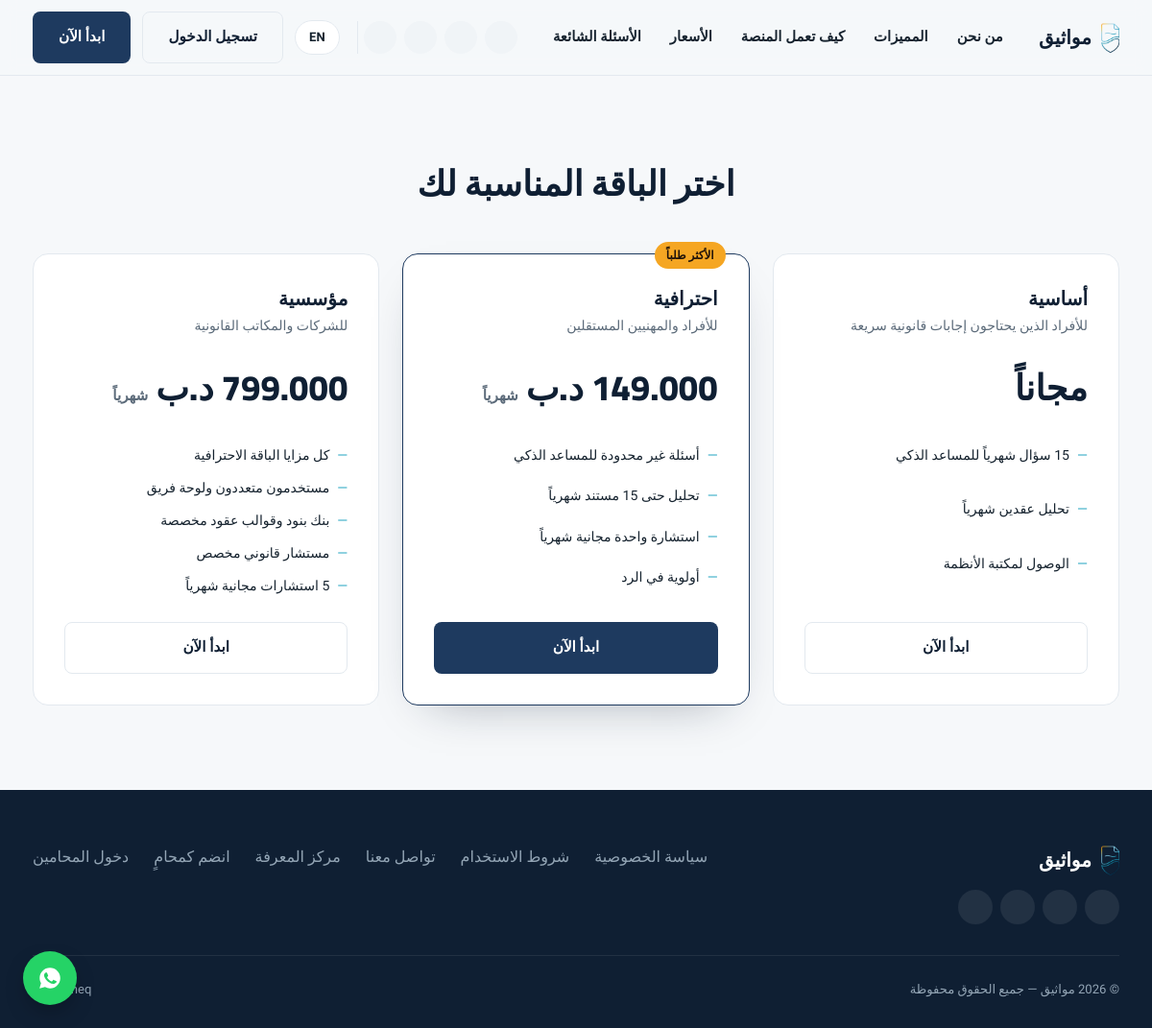
/pricing.php, run on the app's committed database.
### tables this page shows
CREATE TABLE IF NOT EXISTS plans (
    id INT UNSIGNED AUTO_INCREMENT PRIMARY KEY,
    name_ar VARCHAR(100) NOT NULL,
    name_en VARCHAR(100) NOT NULL,
    description_ar TEXT,
    description_en TEXT,
    price_monthly DECIMAL(12,3) NOT NULL DEFAULT 0,
    price_yearly DECIMAL(12,3) DEFAULT NULL,
    ai_queries_limit INT DEFAULT NULL,        
    document_analysis_limit INT DEFAULT NULL,
    consultations_included INT DEFAULT 0,
    is_corporate TINYINT(1) NOT NULL DEFAULT 0,
    is_featured TINYINT(1) NOT NULL DEFAULT 0,
    sort_order SMALLINT DEFAULT 0,
    status ENUM('active','hidden') NOT NULL DEFAULT 'active',
    created_at DATETIME NOT NULL DEFAULT CURRENT_TIMESTAMP
);

CREATE TABLE IF NOT EXISTS plan_features (
    id INT UNSIGNED AUTO_INCREMENT PRIMARY KEY,
    plan_id INT UNSIGNED NOT NULL,
    feature_ar VARCHAR(255) NOT NULL,
    feature_en VARCHAR(255) NOT NULL,
    sort_order SMALLINT DEFAULT 0,
    FOREIGN KEY (plan_id) REFERENCES plans(id) ON DELETE CASCADE
);

### lang/strings.php (called while the page is built, shortened)
<?php
function t(string $key): string {
    $lang = $_SESSION['lang'] ?? 'ar';
    return $GLOBALS['STRINGS'][$key][$lang] ?? $key;
}
function current_lang(): string {
    return $_SESSION['lang'] ?? 'ar';
}
function is_rtl(): bool {
    return current_lang() === 'ar';
}

### pricing.php (the view)
<?php
require_once __DIR__ . '/includes/header.php';
?>
<section class="section" id="corporate">
  <div class="container">
    <div class="section-head"><h2><?= t('pricing_title') ?></h2></div>
    <div class="pricing-grid">
      <?php
      $plans = $pdo->query("SELECT * FROM plans WHERE status='active' ORDER BY sort_order")->fetchAll();
      $featsStmt = $pdo->prepare("SELECT * FROM plan_features WHERE plan_id=? ORDER BY sort_order");
      foreach ($plans as $plan):
        $name = is_rtl() ? $plan['name_ar'] : $plan['name_en'];
        $desc = is_rtl() ? $plan['description_ar'] : $plan['description_en'];
        $featsStmt->execute([$plan['id']]);
        $feats = $featsStmt->fetchAll();
      ?>
      <div class="price-card <?= $plan['is_featured'] ? 'featured' : '' ?>">
        <?php if ($plan['is_featured']): ?><span class="pop-tag"><?= t('pricing_popular') ?></span><?php endif; ?>
        <h3><?= htmlspecialchars($name) ?></h3>
        <p style="font-size:.88rem"><?= htmlspecialchars($desc) ?></p>
        <div class="price-amount">
          <?= $plan['price_monthly'] > 0 ? number_format($plan['price_monthly'], 3) . ' ' . (is_rtl() ? 'د.ب' : 'BHD') : (is_rtl() ? 'مجاناً' : 'Free') ?>
          <?php if ($plan['price_monthly'] > 0): ?><span><?= t('pricing_monthly') ?></span><?php endif; ?>
        </div>
        <ul class="price-feats">
          <?php foreach ($feats as $f): ?><li><?= htmlspecialchars(is_rtl() ? $f['feature_ar'] : $f['feature_en']) ?></li><?php endforeach; ?>
        </ul>
        <a href="/register.php?plan=<?= $plan['id'] ?>" class="btn <?= $plan['is_featured'] ? 'btn-primary' : 'btn-outline' ?> btn-block"><?= t('pricing_choose') ?></a>
      </div>
      <?php endforeach; ?>
    </div>
  </div>
</section>
<?php require_once __DIR__ . '/includes/footer.php'; ?>

### includes/header.php (shortened to what this page needs)
<?php
require_once __DIR__ . '/../lang/strings.php';
require_once __DIR__ . '/site_social.php';
$lang = current_lang();
$dir  = is_rtl() ? 'rtl' : 'ltr';
?>
<!DOCTYPE html>
<html lang="<?= $lang ?>" dir="<?= $dir ?>">
<head>
<link rel="stylesheet" href="/assets/css/style.css">
</head>
<body class="lang-<?= $lang ?>">
<header class="site-header">
  <div class="container">
    <a href="/" class="brand"><img src="/assets/img/logo.webp" alt="<?= SITE_NAME_AR ?>"><span><?= is_rtl() ? SITE_NAME_AR : SITE_NAME_EN ?></span></a>
    <nav class="main-nav">
      <a href="/#about"><?= t('nav_about') ?></a>
      <a href="/#features"><?= t('nav_features') ?></a>
      <a href="/#how"><?= t('nav_how') ?></a>
      <a href="/#pricing"><?= t('nav_pricing') ?></a>
      <a href="/#faq"><?= t('nav_faq') ?></a>
    </nav>
    <div class="header-actions">
      <?php render_social_row('light', 14); ?>
      <a class="lang-switch" href="?lang=<?= $lang === 'ar' ? 'en' : 'ar' ?>"><?= $lang === 'ar' ? 'EN' : 'عربي' ?></a>
      <a href="/login.php" class="btn btn-outline"><?= t('nav_login') ?></a>
      <a href="/register.php" class="btn btn-primary"><?= t('nav_get_started') ?></a>
    </div>
  </div>
</header>

### includes/site_social.php (shortened to what this page needs)
<?php
function site_social_links(): array {
    return [
        ['name' => 'Instagram', 'url' => 'https://www.instagram.com/mawatheq.sa', 'icon' => 'instagram'],
        ['name' => 'TikTok',    'url' => 'https://www.tiktok.com/@mawatheq.sa',   'icon' => 'tiktok'],
        ['name' => 'X',         'url' => 'https://x.com/mawatheqsa',              'icon' => 'x'],
        ['name' => 'Facebook',  'url' => 'https://www.facebook.com/mawatheq.sa/', 'icon' => 'facebook'],
    ];
}
function social_icon_svg(string $icon, int $size = 16): string {
    $paths = [
        'instagram' => '<path d="M12 2c2.7 0 3.06.01 4.12.06 1.06.05 1.79.22 2.43.47.66.26 1.22.6 1.77 1.15.55.55.9 1.11 1.15 1.77.25.64.42 1.37.47 2.43.05 1.06.06 1.42.06 4.12s-.01 3.06-.06 4.12c-.05 1.06-.22 1.79-.47 2.43a4.9 4.9 0 0 1-1.15 1.77 4.9 4.9 0 0 1-1.77 1.15c-.64.25-1.37.42-2.43.47-1.06.05-1.42.06-4.12.06s-3.06-.01-4.12-.06c-1.06-.05-1.79-.22-2.43-.47a4.9 4.9 0 0 1-1.77-1.15 4.9 4.9 0 0 1-1.15-1.77c-.25-.64-.42-1.37-.47-2.43C2.01 15.06 2 14.7 2 12s.01-3.06.06-4.12c.05-1.06.22-1.79.47-2.43.26-.66.6-1.22 1.15-1.77a4.9 4.9 0 0 1 1.77-1.15c.64-.25 1.37-.42 2.43-.47C8.94 2.01 9.3 2 12 2zm0 3.6a6.4 6.4 0 1 0 0 12.8 6.4 6.4 0 0 0 0-12.8zm0 10.56a4.16 4.16 0 1 1 0-8.32 4.16 4.16 0 0 1 0 8.32zm6.66-10.82a1.5 1.5 0 1 1-3 0 1.5 1.5 0 0 1 3 0z"/>',
        'tiktok'   => '<path d="M16.6 5.82c-1-.9-1.6-2.15-1.6-3.52h-3.1v13.9c0 1.5-1.22 2.7-2.72 2.7a2.72 2.72 0 1 1 0-5.44c.25 0 .49.03.72.09V10.4a5.9 5.9 0 0 0-.72-.05A5.85 5.85 0 0 0 3.3 16.2a5.85 5.85 0 0 0 5.85 5.85c3.23 0 5.85-2.62 5.85-5.85V9.02a8.4 8.4 0 0 0 4.9 1.57V7.5a5.1 5.1 0 0 1-3.3-1.68z"/>',
        'x'        => '<path d="M18.9 3H22l-7.4 8.5L23.3 21H16.8l-5-6.5L6 21H2.9l7.9-9L2 3h6.7l4.6 6 5.6-6zm-1.2 16h1.7L7.4 5H5.6l12.1 14z"/>',
        'facebook' => '<path d="M13.5 21v-7.6h2.6l.4-3h-3v-1.9c0-.87.24-1.46 1.5-1.46h1.6V4.3C15.9 4.2 15 4.1 13.9 4.1c-2.3 0-3.9 1.4-3.9 4v2.3H7.4v3h2.6V21h3.5z"/>',
    ];
    $path = $paths[$icon] ?? '';
    return '<svg width="' . $size . '" height="' . $size . '" viewBox="0 0 24 24" style="width:' . $size . 'px;height:' . $size . 'px;display:block" fill="currentColor" aria-hidden="true">' . $path . '</svg>';
}
function render_social_row(string $variant = 'dark', int $size = 16): void {
    $isDark = $variant === 'dark';
    $circleBg   = $isDark ? 'rgba(255,255,255,.08)' : '#F0F4F7';
    $circleFg   = $isDark ? '#ffffff' : '#1E3A5F';
    $wrap       = $size + 20;
    echo '<div class="social-row social-row-' . $variant . '">';
    foreach (site_social_links() as $s) {
        echo '<a href="' . htmlspecialchars($s['url']) . '" target="_blank" rel="noopener" aria-label="' . htmlspecialchars($s['name']) . '"'
           . ' style="width:' . $wrap . 'px;height:' . $wrap . 'px;border-radius:50%;display:inline-flex;align-items:center;justify-content:center;background:' . $circleBg . ';color:' . $circleFg . ';flex:none">'
           . social_icon_svg($s['icon'], $size)
           . '</a>';
    }
    echo '</div>';
}

### includes/footer.php (shortened to what this page needs)
<?php
$wa = '966501453765';
try {
    $stmt = $pdo->query("SELECT setting_value FROM site_settings WHERE setting_key='whatsapp_number'");
    $row = $stmt->fetch();
    if ($row) $wa = $row['setting_value'];
} catch (Throwable $e) {  }
require_once __DIR__ . '/site_social.php';
?>
<footer class="site-footer">
  <div class="container">
    <div class="footer-grid">
      <div class="footer-brand">
        <a href="/" class="brand"><img src="/assets/img/logo.webp" alt="<?= SITE_NAME_AR ?>"><span><?= is_rtl() ? SITE_NAME_AR : SITE_NAME_EN ?></span></a>
      </div>
      <div class="footer-links">
        <a href="/privacy.php"><?= t('footer_privacy') ?></a>
        <a href="/terms.php"><?= t('footer_terms') ?></a>
        <a href="/contact.php"><?= t('footer_contact') ?></a>
        <a href="/knowledge.php"><?= t('feat6_title') ?></a>
        <a href="/join-lawyer.php"><?= t('lawyers_cta') ?></a>
        <a href="/lawyer-login.php"><?= is_rtl() ? 'دخول المحامين' : 'Lawyer Login' ?></a>
      </div>
    </div>
    <div class="footer-bottom">
      <span>&copy; <?= date('Y') ?> <?= SITE_NAME_AR ?> — <?= t('footer_rights') ?></span>
      <span>Mawatheq</span>
    </div>
  </div>
</footer>
<a class="wa-float" href="https://wa.me/<?= htmlspecialchars($wa) ?>" target="_blank" aria-label="WhatsApp">
</a>
</body>
</html>

### assets/css/style.css (style rules this page uses)
:root { --navy: #1E3A5F; --navy-dark: #0F1F33; --teal: #2BA8C4; --gold: #F5A623; --bg: #F6F8FA; --surface: #FFFFFF; --border: #E3E9EF; --text: #16232F; --text-muted: #5C6B7A; --success: #1E8E5A; --danger: #C7492A; --radius: 10px; --serif: 'Cairo', 'IBM Plex Sans Arabic', sans-serif; --body-font: 'IBM Plex Sans Arabic', 'IBM Plex Sans', sans-serif; }
* { box-sizing:border-box; }
html { scroll-behavior:smooth; }
body { margin:0; background:var(--bg); color:var(--text); font-family:var(--body-font); line-height:1.7; font-size:16px; }
h1,h2,h3,h4 { font-family:var(--serif); font-weight:800; color:var(--navy-dark); line-height:1.35; margin:0 0 .5em; }
h2 { font-size:clamp(1.6rem, 3vw, 2.3rem); }
h3 { font-size:1.25rem; }
p { margin:0 0 1em; color:var(--text-muted); }
a { color:inherit; text-decoration:none; }
img { max-width:100%; display:block; }
.container { max-width:1180px; margin:0 auto; padding:0 24px; }
.section { padding:88px 0; }
.section-head { max-width:640px; margin:0 auto 48px; text-align:center; }
.btn { display:inline-flex; align-items:center; justify-content:center; gap:8px; padding:13px 26px; border-radius:8px; font-weight:700; font-size:.95rem; border:1.5px solid transparent; cursor:pointer; transition:transform .15s ease, background .2s ease, border-color .2s ease; }
.btn-primary { background:var(--navy); color:#fff; }
.btn-outline { background:transparent; border-color:var(--border); color:var(--navy-dark); }
.btn-block { width:100%; }
.site-header { position:sticky; top:0; z-index:50; background:rgba(246,248,250,.9); backdrop-filter:blur(8px); border-bottom:1px solid var(--border); }
.site-header .container { display:flex; align-items:center; justify-content:space-between; height:78px; gap:24px; }
.brand { display:flex; align-items:center; gap:10px; font-family:var(--serif); font-weight:800; font-size:1.25rem; color:var(--navy-dark); }
.brand img { height:34px; width:auto; }
.main-nav { display:flex; align-items:center; gap:30px; }
.main-nav a { font-weight:600; font-size:.93rem; color:var(--text); }
.header-actions { display:flex; align-items:center; gap:12px; }
.lang-switch { border:1.5px solid var(--border); border-radius:20px; padding:6px 14px; font-weight:700; font-size:.82rem; cursor:pointer; background:#fff; }
.pricing-grid { display:grid; grid-template-columns:repeat(3,1fr); gap:24px; align-items:stretch; }
.price-card { background:var(--surface); border:1px solid var(--border); border-radius:16px; padding:32px; display:flex; flex-direction:column; }
.price-card.featured { border-color:var(--navy); box-shadow:0 20px 50px -28px rgba(15,31,51,.4); position:relative; }
.price-card .pop-tag { position:absolute; top:-13px; inset-inline-start:24px; background:var(--gold); color:#20130a; font-size:.75rem; font-weight:800; padding:4px 12px; border-radius:20px; }
.price-card h3 { margin-bottom:.2em; }
.price-amount { font-family:var(--serif); font-weight:800; font-size:2.3rem; color:var(--navy-dark); margin:.2em 0; }
.price-amount span { font-size:.95rem; font-weight:600; color:var(--text-muted); }
.price-feats { list-style:none; padding:0; margin:20px 0 26px; display:grid; gap:10px; flex:1; }
.price-feats li { font-size:.88rem; display:flex; gap:8px; }
.price-feats li::before { content:'—'; color:var(--teal); }
.site-footer { background:var(--navy-dark); color:#93A5B5; padding:56px 0 28px; }
.footer-grid { display:flex; justify-content:space-between; flex-wrap:wrap; gap:32px; padding-bottom:32px; border-bottom:1px solid rgba(255,255,255,.08); }
.footer-brand .brand { color:#fff; }
.footer-links { display:flex; gap:26px; flex-wrap:wrap; }
.footer-bottom { padding-top:24px; display:flex; justify-content:space-between; flex-wrap:wrap; gap:10px; font-size:.82rem; }
.wa-float { position:fixed; bottom:24px; inset-inline-end:24px; z-index:60; width:56px; height:56px; border-radius:50%; background:#25D366; display:flex; align-items:center; justify-content:center; color:#fff; font-size:1.5rem; box-shadow:0 10px 26px -8px rgba(0,0,0,.4); }
.social-row { display:flex; align-items:center; gap:8px; }
.social-row-dark { margin-top:14px; }
.social-row a { transition:background .15s ease, color .15s ease; text-decoration:none; }
.header-actions .social-row { padding-inline-end:6px; margin-inline-end:6px; border-inline-end:1px solid var(--border); }

### data on the page
plans: name_ar "أساسية", description_ar "للأفراد الذين يحتاجون إجابات قانونية سريعة", price_monthly "مجاناً"
plan_features: feature_ar "15 سؤال شهرياً للمساعد الذكي"
plan_features: feature_ar "تحليل عقدين شهرياً"
plan_features: feature_ar "الوصول لمكتبة الأنظمة"
plans: name_ar "احترافية", description_ar "للأفراد والمهنيين المستقلين", price_monthly "149.000", shows "د.ب"
plan_features: feature_ar "أسئلة غير محدودة للمساعد الذكي"
plan_features: feature_ar "تحليل حتى 15 مستند شهرياً"
plan_features: feature_ar "استشارة واحدة مجانية شهرياً"
plan_features: feature_ar "أولوية في الرد"
plans: name_ar "مؤسسية", description_ar "للشركات والمكاتب القانونية", shows "د.ب"
plan_features: feature_ar "كل مزايا الباقة الاحترافية"
plan_features: feature_ar "مستخدمون متعددون ولوحة فريق"
plan_features: feature_ar "بنك بنود وقوالب عقود مخصصة"
plan_features: feature_ar "مستشار قانوني مخصص"
plan_features: feature_ar "5 استشارات مجانية شهرياً"

### other printed values
SITE_NAME_AR "مواثيق"
t('nav_about') "من نحن"
t('nav_features') "المميزات"
t('nav_how') "كيف تعمل المنصة"
t('nav_pricing') "الأسعار"
t('nav_faq') "الأسئلة الشائعة"
t('nav_login') "تسجيل الدخول"
t('nav_get_started') "ابدأ الآن"
t('pricing_title') "اختر الباقة المناسبة لك"
t('footer_privacy') "سياسة الخصوصية"
t('footer_terms') "شروط الاستخدام"
t('footer_contact') "تواصل معنا"
t('feat6_title') "مركز المعرفة"
t('lawyers_cta') "انضم كمحامٍ"
t('footer_rights') "جميع الحقوق محفوظة"
